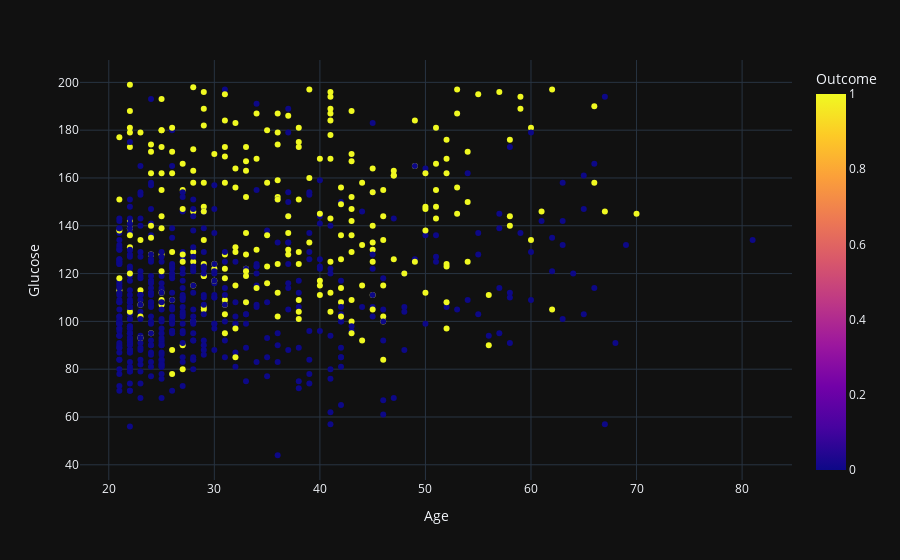

Notebook code for this chart:
### Markdown cell above
從圖中可得知"隨機血糖"與是否有腎臟病也存在高低關係

### Code cell
scatter('Age','Glucose')

### Figure 1 — Plotly figure (JSON) as saved in the notebook; plotly's stock layout.template omitted (floating-point values rounded to 4 significant figures; data arrays with more than 128 entries replaced by an {"elided": "..."} marker saying what was removed)
{"data": [{"hovertemplate": "Age=%{x}<br>Glucose=%{y}<br>Outcome=%{marker.color}<extra></extra>", "legendgroup": "", "marker": {"color": {"elided": "724 int values"}, "coloraxis": "coloraxis", "symbol": "circle"}, "mode": "markers", "name": "", "orientation": "v", "showlegend": false, "type": "scatter", "x": {"elided": "724 int values"}, "xaxis": "x", "y": {"elided": "724 int values"}, "yaxis": "y"}], "layout": {"coloraxis": {"colorbar": {"title": {"text": "Outcome"}}, "colorscale": [[0, "#0d0887"], [0.1111, "#46039f"], [0.2222, "#7201a8"], [0.3333, "#9c179e"], [0.4444, "#bd3786"], [0.5556, "#d8576b"], [0.6667, "#ed7953"], [0.7778, "#fb9f3a"], [0.8889, "#fdca26"], [1, "#f0f921"]]}, "legend": {"tracegroupgap": 0}, "margin": {"t": 60}, "xaxis": {"anchor": "y", "domain": [0, 1], "title": {"text": "Age"}}, "yaxis": {"anchor": "x", "domain": [0, 1], "title": {"text": "Glucose"}}}}
